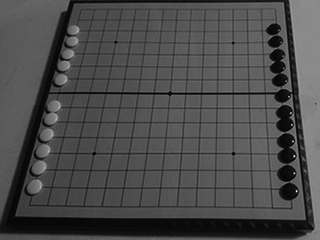
#> input picture WINDOW/WindowCreat/IMAGE_FOR_TEST/1.jpg, 320 x 240 px; its folder holds only this picture in this run
$ python sim1.py
#> lines starting #> are read from the running program, lines starting #| are printed output that depends on the picture; after the words box and inside, x2 and y2 are one past the last pixel; in counts of white or black regions, pixels touching at a corner belong together
### WINDOW/MeanCreat/SOFT_SIM/WindowCreat.py
__author__ = 'Dai Tianyu (dtysky)'

from PIL import Image
import os

ModuleName='WindowCreat'

FileAll = []

def window_creat(wsize,data_src,xsize,ysize,xnow,ynow):
	window = []
	wsize_half = wsize >> 1
	for y in range(wsize):
		for x in range(wsize):
			xoffset = 0 if xnow - wsize_half + x >= xsize else xnow - wsize_half + x
			yoffset = 0 if ynow - wsize_half + y >= ysize else ynow - wsize_half + y
			window.append(data_src[yoffset * xsize + xoffset])
	return window

### WINDOW/MeanCreat/SOFT_SIM/sim1.py
__author__ = 'Dai Tianyu (dtysky)'

from PIL import Image
import os
import WindowCreat

ModuleName='WindowCreat'

FileAll = []

for root,dirs,files in os.walk('../IMAGE_FOR_TEST'):
    for f in files:
        if os.path.splitext(f)[1]=='.jpg':
        	FileAll.append((root+'/',f))

def mean_th_creat(window):
	s = sum(window)
	return s / len(window)

def transform(im):
	data_src = im.getdata()
	xsize,ysize = im.size
	data_res = []
	for y in range(ysize):
		for x in range(xsize):
			gray = data_src[y * xsize + x]
			window = WindowCreat.window_creat(9,data_src,xsize,ysize,x,y)
			th = mean_th_creat(window)
			data_res.append(0 if gray < th else 1)
	return data_res

for root,f in FileAll:
	im_src = Image.open(root+f)
#> im_src is the input picture: PIL image 320x240 L; min 0, max 255, mean 74.7
	s_x, s_y = im_src.size
#> s_x = 320; s_y = 240
	im_res = Image.new('1', (s_x, s_y), 0)
#> im_res: PIL image 320x240 1; every value is 0
	im_res.putdata(transform(im_src))
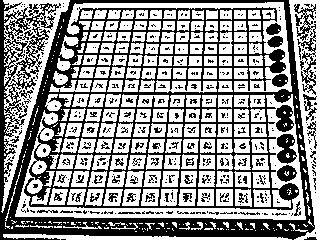
#> im_res: PIL image 320x240 1; 58.2% white; 491 black regions (415 under 20 px), largest, box (x1, y1, x2, y2) and area: (0, 0, 315, 240) 25595, (294, 4, 316, 95) 686, (277, 134, 297, 164) 404
	im_res.save('../SIM_CHECK/soft' + f)
